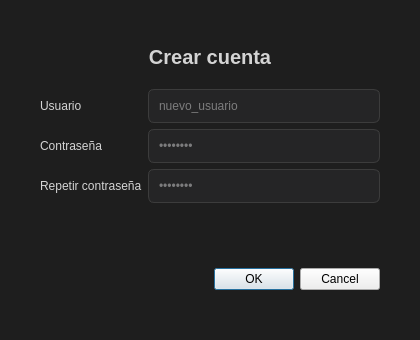
<?xml version="1.0" encoding="UTF-8"?>
<ui version="4.0">
 <class>RegisterDialog</class>
 <widget class="QDialog" name="RegisterDialog">
  <property name="geometry"><rect><x>0</x><y>0</y><width>420</width><height>340</height></rect></property>
  <property name="windowTitle"><string>Registro</string></property>
  <property name="styleSheet"><string notr="true">QDialog{background:#1e1e1e;}</string></property>

  <widget class="QWidget" name="layoutWidget">
   <property name="geometry"><rect><x>40</x><y>30</y><width>340</width><height>260</height></rect></property>
   <layout class="QGridLayout" name="gridLayout">
    <item row="0" column="0" colspan="2">
     <widget class="QLabel" name="lblTitle">
      <property name="text"><string>Crear cuenta</string></property>
      <property name="alignment"><set>Qt::AlignHCenter|Qt::AlignVCenter</set></property>
      <property name="styleSheet"><string notr="true">QLabel{font-size:20px;font-weight:600;color:#d4d4d4;}</string></property>
     </widget>
    </item>

    <item row="1" column="0"><widget class="QLabel" name="lblUser"><property name="text"><string>Usuario</string></property><property name="styleSheet"><string notr="true">QLabel{color:#d4d4d4;}</string></property></widget></item>
    <item row="1" column="1"><widget class="QLineEdit" name="txtUser"><property name="placeholderText"><string>nuevo_usuario</string></property><property name="styleSheet"><string notr="true">QLineEdit{background:#252526;border:1px solid #3c3c3c;border-radius:6px;padding:8px;color:#d4d4d4;} QLineEdit:focus{border:1px solid #007acc;}</string></property></widget></item>

    <item row="2" column="0"><widget class="QLabel" name="lblPass"><property name="text"><string>Contraseña</string></property><property name="styleSheet"><string notr="true">QLabel{color:#d4d4d4;}</string></property></widget></item>
    <item row="2" column="1"><widget class="QLineEdit" name="txtPass"><property name="echoMode"><enum>QLineEdit::Password</enum></property><property name="placeholderText"><string>••••••••</string></property><property name="styleSheet"><string notr="true">QLineEdit{background:#252526;border:1px solid #3c3c3c;border-radius:6px;padding:8px;color:#d4d4d4;} QLineEdit:focus{border:1px solid #007acc;}</string></property></widget></item>

    <item row="3" column="0"><widget class="QLabel" name="lblPass2"><property name="text"><string>Repetir contraseña</string></property><property name="styleSheet"><string notr="true">QLabel{color:#d4d4d4;}</string></property></widget></item>
    <item row="3" column="1"><widget class="QLineEdit" name="txtPass2"><property name="echoMode"><enum>QLineEdit::Password</enum></property><property name="placeholderText"><string>••••••••</string></property><property name="styleSheet"><string notr="true">QLineEdit{background:#252526;border:1px solid #3c3c3c;border-radius:6px;padding:8px;color:#d4d4d4;} QLineEdit:focus{border:1px solid #007acc;}</string></property></widget></item>

    <item row="4" column="0" colspan="2"><widget class="QLabel" name="lblError"><property name="text"><string></string></property><property name="styleSheet"><string notr="true">QLabel{color:#f28b82;}</string></property></widget></item>

    <item row="5" column="0" colspan="2"><widget class="QDialogButtonBox" name="btnBox"><property name="standardButtons"><set>QDialogButtonBox::Ok|QDialogButtonBox::Cancel</set></property></widget></item>
   </layout>
  </widget>

  <connections>
   <connection><sender>btnBox</sender><signal>accepted()</signal><receiver>RegisterDialog</receiver><slot>accept()</slot></connection>
   <connection><sender>btnBox</sender><signal>rejected()</signal><receiver>RegisterDialog</receiver><slot>reject()</slot></connection>
  </connections>
 </widget>
 <resources/>
 <connections/>
</ui>
